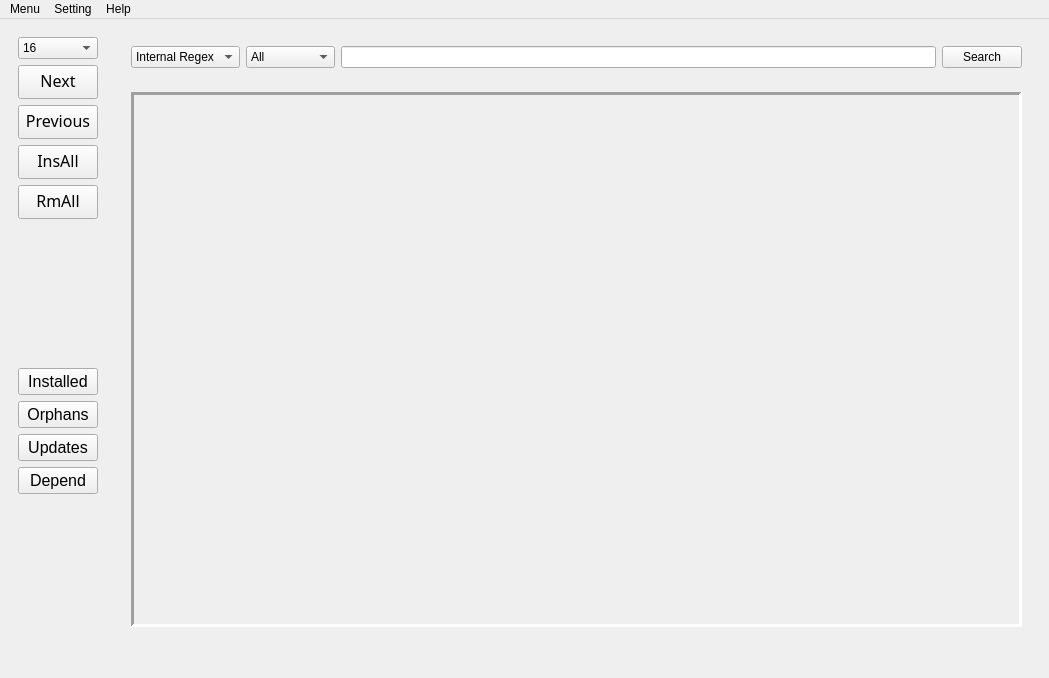
<?xml version="1.0" encoding="UTF-8"?>
<ui version="4.0">
 <class>mainwindow</class>
 <widget class="QMainWindow" name="mainwindow">
  <property name="enabled">
   <bool>true</bool>
  </property>
  <property name="geometry">
   <rect>
    <x>0</x>
    <y>0</y>
    <width>1049</width>
    <height>678</height>
   </rect>
  </property>
  <property name="sizePolicy">
   <sizepolicy hsizetype="Fixed" vsizetype="Fixed">
    <horstretch>0</horstretch>
    <verstretch>0</verstretch>
   </sizepolicy>
  </property>
  <property name="windowTitle">
   <string>archpm</string>
  </property>
  <property name="toolButtonStyle">
   <enum>Qt::ToolButtonIconOnly</enum>
  </property>
  <property name="tabShape">
   <enum>QTabWidget::Triangular</enum>
  </property>
  <widget class="QWidget" name="centralwidget">
   <layout class="QHBoxLayout" name="horizontalLayout_2">
    <item>
     <widget class="QWidget" name="widget" native="true">
      <layout class="QVBoxLayout" name="verticalLayout">
       <item>
        <widget class="QComboBox" name="pagecnt">
         <item>
          <property name="text">
           <string>16</string>
          </property>
         </item>
         <item>
          <property name="text">
           <string>32</string>
          </property>
         </item>
         <item>
          <property name="text">
           <string>64</string>
          </property>
         </item>
         <item>
          <property name="text">
           <string>128</string>
          </property>
         </item>
        </widget>
       </item>
       <item>
        <widget class="QPushButton" name="next">
         <property name="font">
          <font>
           <family>Noto Sans Thai</family>
           <pointsize>12</pointsize>
          </font>
         </property>
         <property name="text">
          <string>Next</string>
         </property>
        </widget>
       </item>
       <item>
        <widget class="QPushButton" name="prev">
         <property name="font">
          <font>
           <family>Noto Sans Thai</family>
           <pointsize>12</pointsize>
          </font>
         </property>
         <property name="text">
          <string>Previous</string>
         </property>
        </widget>
       </item>
       <item>
        <widget class="QPushButton" name="insall">
         <property name="font">
          <font>
           <family>Noto Sans Thai</family>
           <pointsize>12</pointsize>
          </font>
         </property>
         <property name="text">
          <string>InsAll</string>
         </property>
        </widget>
       </item>
       <item>
        <widget class="QPushButton" name="rmall">
         <property name="font">
          <font>
           <family>Noto Sans Thai</family>
           <pointsize>12</pointsize>
          </font>
         </property>
         <property name="text">
          <string>RmAll</string>
         </property>
        </widget>
       </item>
       <item>
        <spacer name="verticalSpacer_2">
         <property name="orientation">
          <enum>Qt::Vertical</enum>
         </property>
         <property name="sizeHint" stdset="0">
          <size>
           <width>20</width>
           <height>40</height>
          </size>
         </property>
        </spacer>
       </item>
       <item>
        <widget class="QPushButton" name="installed">
         <property name="font">
          <font>
           <family>Noto Sans Thai UI</family>
           <pointsize>12</pointsize>
          </font>
         </property>
         <property name="text">
          <string>Installed</string>
         </property>
        </widget>
       </item>
       <item>
        <widget class="QPushButton" name="orphans">
         <property name="font">
          <font>
           <family>Noto Sans Thai UI</family>
           <pointsize>12</pointsize>
          </font>
         </property>
         <property name="text">
          <string>Orphans</string>
         </property>
        </widget>
       </item>
       <item>
        <widget class="QPushButton" name="updates">
         <property name="font">
          <font>
           <family>Noto Sans Thai UI</family>
           <pointsize>12</pointsize>
          </font>
         </property>
         <property name="text">
          <string>Updates</string>
         </property>
        </widget>
       </item>
       <item>
        <widget class="QPushButton" name="depend">
         <property name="font">
          <font>
           <family>Noto Sans Thai UI</family>
           <pointsize>12</pointsize>
          </font>
         </property>
         <property name="text">
          <string>Depend</string>
         </property>
        </widget>
       </item>
       <item>
        <spacer name="verticalSpacer">
         <property name="orientation">
          <enum>Qt::Vertical</enum>
         </property>
         <property name="sizeHint" stdset="0">
          <size>
           <width>20</width>
           <height>40</height>
          </size>
         </property>
        </spacer>
       </item>
      </layout>
     </widget>
    </item>
    <item>
     <widget class="QWidget" name="widget_2" native="true">
      <layout class="QVBoxLayout" name="verticalLayout_3">
       <item>
        <widget class="QWidget" name="widget_3" native="true">
         <layout class="QHBoxLayout" name="horizontalLayout">
          <item>
           <widget class="QComboBox" name="method">
            <item>
             <property name="text">
              <string>Internal Regex</string>
             </property>
            </item>
            <item>
             <property name="text">
              <string>KMP</string>
             </property>
            </item>
            <item>
             <property name="text">
              <string>Trie</string>
             </property>
            </item>
           </widget>
          </item>
          <item>
           <widget class="QComboBox" name="boxTreename">
            <property name="font">
             <font>
              <family>Noto Sans Thai UI</family>
             </font>
            </property>
            <item>
             <property name="text">
              <string>All</string>
             </property>
            </item>
            <item>
             <property name="text">
              <string>core</string>
             </property>
            </item>
            <item>
             <property name="text">
              <string>community</string>
             </property>
            </item>
            <item>
             <property name="text">
              <string>extra</string>
             </property>
            </item>
            <item>
             <property name="text">
              <string>local</string>
             </property>
            </item>
           </widget>
          </item>
          <item>
           <widget class="QLineEdit" name="editorSearch"/>
          </item>
          <item>
           <widget class="QPushButton" name="buttonSearch">
            <property name="font">
             <font>
              <family>Noto Sans Thai UI</family>
             </font>
            </property>
            <property name="text">
             <string>Search</string>
            </property>
           </widget>
          </item>
         </layout>
        </widget>
       </item>
       <item>
        <widget class="QWidget" name="widget_4" native="true">
         <property name="sizePolicy">
          <sizepolicy hsizetype="Preferred" vsizetype="Preferred">
           <horstretch>0</horstretch>
           <verstretch>0</verstretch>
          </sizepolicy>
         </property>
         <layout class="QGridLayout" name="gridLayout">
          <item row="0" column="0">
           <widget class="QScrollArea" name="scrollArea">
            <property name="sizePolicy">
             <sizepolicy hsizetype="Expanding" vsizetype="Expanding">
              <horstretch>0</horstretch>
              <verstretch>0</verstretch>
             </sizepolicy>
            </property>
            <property name="frameShape">
             <enum>QFrame::Panel</enum>
            </property>
            <property name="frameShadow">
             <enum>QFrame::Sunken</enum>
            </property>
            <property name="lineWidth">
             <number>3</number>
            </property>
            <property name="verticalScrollBarPolicy">
             <enum>Qt::ScrollBarAsNeeded</enum>
            </property>
            <property name="horizontalScrollBarPolicy">
             <enum>Qt::ScrollBarAlwaysOff</enum>
            </property>
            <property name="sizeAdjustPolicy">
             <enum>QAbstractScrollArea::AdjustToContents</enum>
            </property>
            <property name="widgetResizable">
             <bool>true</bool>
            </property>
            <property name="alignment">
             <set>Qt::AlignHCenter|Qt::AlignTop</set>
            </property>
            <widget class="QWidget" name="scrollAreaWidgetContents">
             <property name="enabled">
              <bool>true</bool>
             </property>
             <property name="geometry">
              <rect>
               <x>0</x>
               <y>0</y>
               <width>866</width>
               <height>22</height>
              </rect>
             </property>
             <property name="sizePolicy">
              <sizepolicy hsizetype="Expanding" vsizetype="Fixed">
               <horstretch>0</horstretch>
               <verstretch>0</verstretch>
              </sizepolicy>
             </property>
             <property name="autoFillBackground">
              <bool>true</bool>
             </property>
             <layout class="QVBoxLayout" name="verticalLayout_5">
              <item>
               <layout class="QVBoxLayout" name="entries_display">
                <property name="sizeConstraint">
                 <enum>QLayout::SetNoConstraint</enum>
                </property>
               </layout>
              </item>
             </layout>
            </widget>
           </widget>
          </item>
         </layout>
        </widget>
       </item>
      </layout>
     </widget>
    </item>
   </layout>
  </widget>
  <widget class="QMenuBar" name="menubar">
   <property name="geometry">
    <rect>
     <x>0</x>
     <y>0</y>
     <width>1049</width>
     <height>35</height>
    </rect>
   </property>
   <widget class="QMenu" name="menuMenu">
    <property name="title">
     <string>Menu</string>
    </property>
    <addaction name="actionDatabase_Update"/>
    <addaction name="separator"/>
    <addaction name="actionFixlck"/>
    <addaction name="separator"/>
    <addaction name="actionCleandis"/>
    <addaction name="actionClean_cache"/>
   </widget>
   <widget class="QMenu" name="menuSetting">
    <property name="title">
     <string>Setting</string>
    </property>
    <addaction name="separator"/>
    <addaction name="actionConfigure"/>
   </widget>
   <widget class="QMenu" name="menuHelp">
    <property name="title">
     <string>Help</string>
    </property>
    <addaction name="actionAbout_Author"/>
   </widget>
   <addaction name="menuMenu"/>
   <addaction name="menuSetting"/>
   <addaction name="menuHelp"/>
  </widget>
  <widget class="QStatusBar" name="statusBar">
   <property name="enabled">
    <bool>true</bool>
   </property>
   <property name="sizePolicy">
    <sizepolicy hsizetype="Preferred" vsizetype="Maximum">
     <horstretch>0</horstretch>
     <verstretch>0</verstretch>
    </sizepolicy>
   </property>
   <property name="font">
    <font>
     <family>Noto Sans Thai UI</family>
     <pointsize>12</pointsize>
     <italic>true</italic>
    </font>
   </property>
   <property name="sizeGripEnabled">
    <bool>false</bool>
   </property>
  </widget>
  <action name="actionInstallation">
   <property name="text">
    <string>Installed Packages</string>
   </property>
  </action>
  <action name="actionRemove_Package">
   <property name="text">
    <string>Remove Packages</string>
   </property>
  </action>
  <action name="actionSoftware_Source">
   <property name="text">
    <string>Software Source</string>
   </property>
  </action>
  <action name="actionFixlck">
   <property name="text">
    <string>Fix DBLock</string>
   </property>
  </action>
  <action name="actionAbout_Author">
   <property name="text">
    <string>About Archpm</string>
   </property>
  </action>
  <action name="actionAbout_Author_2">
   <property name="text">
    <string>About Author</string>
   </property>
  </action>
  <action name="actionUser_Guider">
   <property name="text">
    <string>User Guider</string>
   </property>
  </action>
  <action name="actionInstall_from_file">
   <property name="text">
    <string>Lauch Terminal</string>
   </property>
  </action>
  <action name="actionCleandis">
   <property name="text">
    <string>Clean Display</string>
   </property>
  </action>
  <action name="actionConfigure">
   <property name="text">
    <string>Configure</string>
   </property>
  </action>
  <action name="actionDatabase_Update">
   <property name="text">
    <string>Database Update</string>
   </property>
  </action>
  <action name="action">
   <property name="text">
    <string>Back Up</string>
   </property>
  </action>
  <action name="actionClean_cache">
   <property name="text">
    <string>Clean Cache</string>
   </property>
  </action>
 </widget>
 <resources/>
 <connections/>
</ui>
